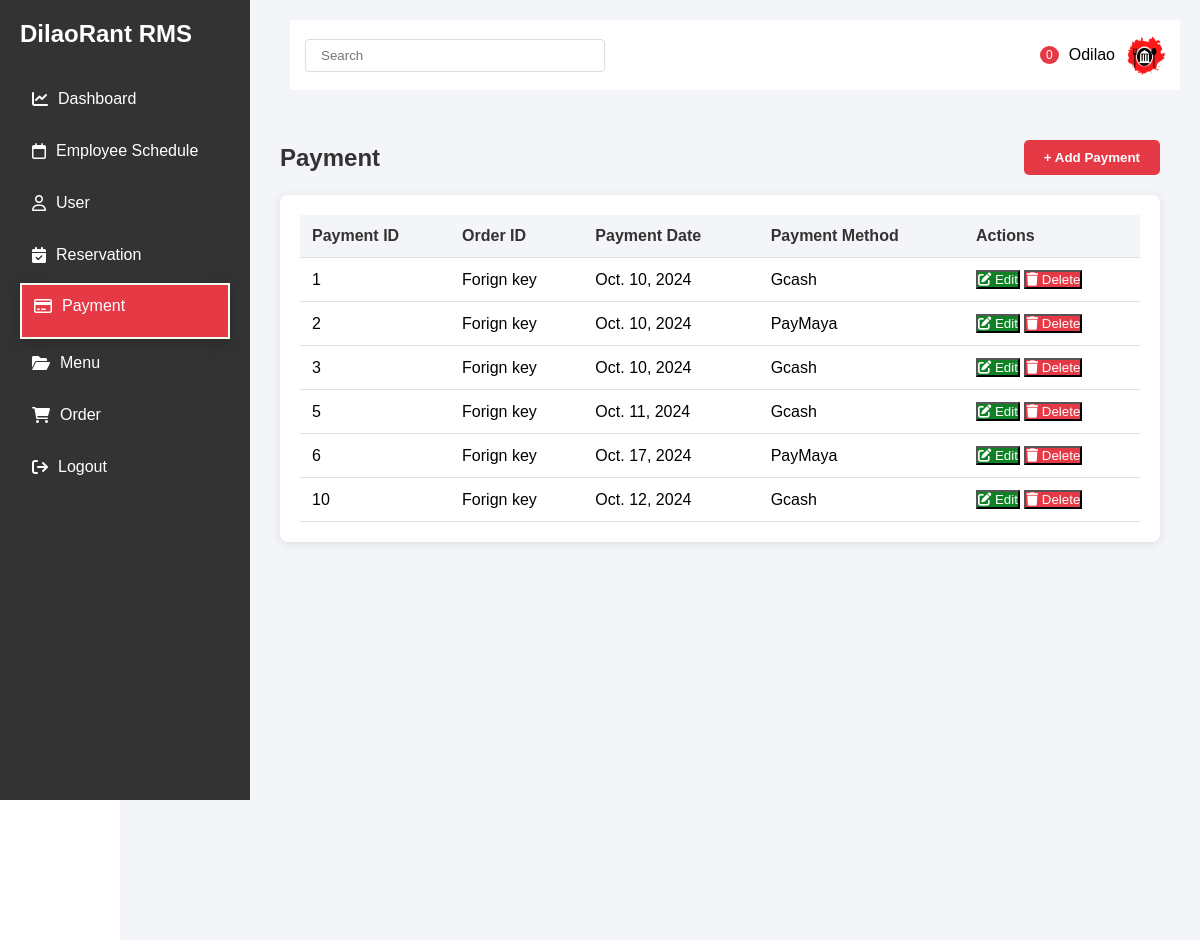
Page /dashboard/Payment/ (signed in) on the earlier database version.
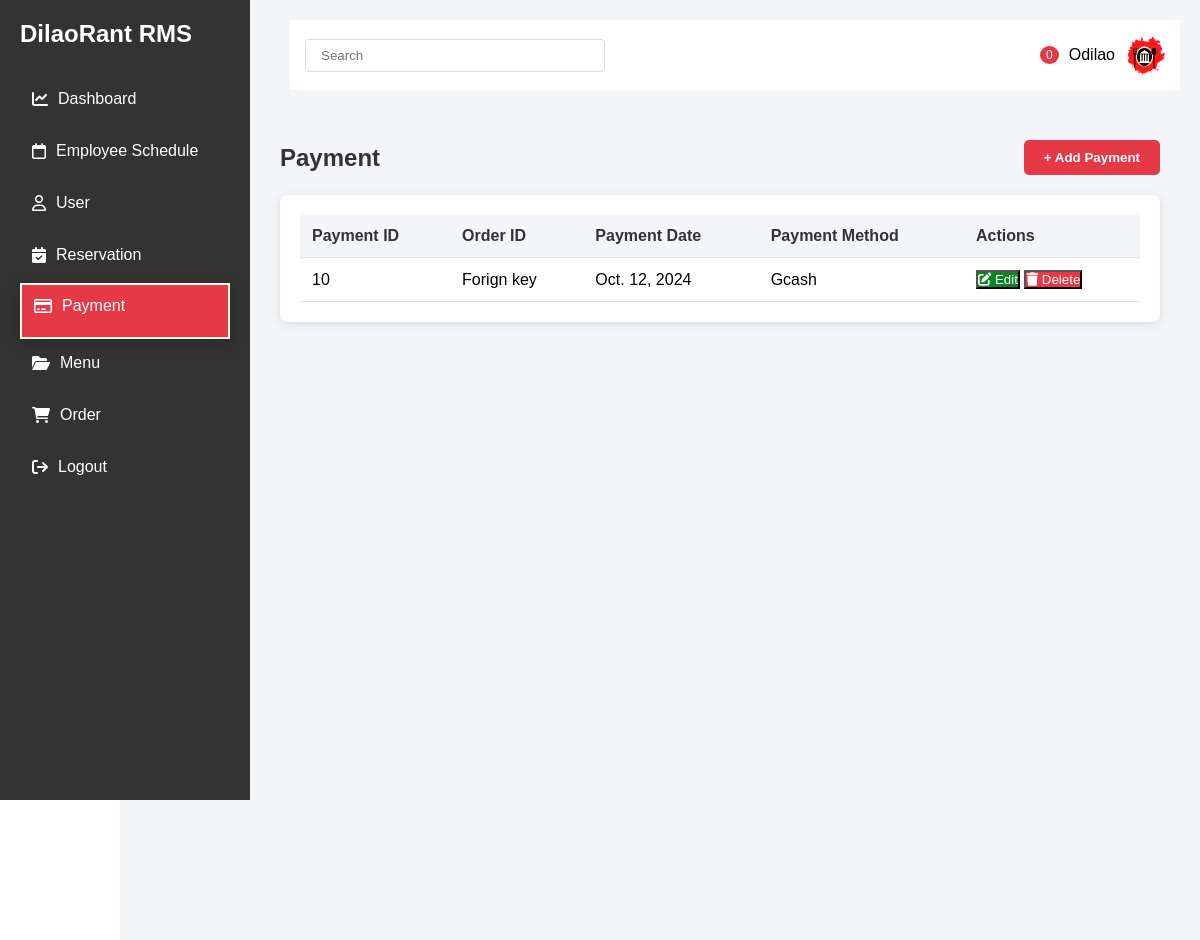
Same page on the later database version.
### Payment/models.py (models this page shows, shortened)
class Payment(models.Model):
    payment_id = models.AutoField(primary_key=True)  # Manual Payment ID input
    payment_method = models.CharField(max_length=100)
    payment_date = models.DateField()

### Payment/views.py (the view)
# urls.py: path('', views.display_Payment, name='displayPayment'),
@login_required(login_url='login')
def display_Payment(request):
    payments = Payment.objects.all()  # Fetch all payments to display
    return render(request, 'Payment/PaymentDisplay.html', {'payments': payments})

### Payment/templates/Payment/PaymentDisplay.html (shortened to what the changed rows need)
{% load static %}
<!DOCTYPE html>
<html lang="en">
<head>
    <link rel="stylesheet" href="https://cdnjs.cloudflare.com/ajax/libs/font-awesome/6.0.0/css/all.min.css">
</head>
<body>
    <div class="sidebar">
        <h2>DilaoRant RMS</h2>
    </div>
    <div class="main-content">
        <div class="main-content">
            <div class="schedule-header">
                <h2 class="schedule-title">Payment</h2>
            </div>
                <div class="schedule-container">
                <table class="schedule-table">
                    <thead>
                        <tr>
                            <th>Payment ID</th>
                            <th>Order ID</th>
                            <th>Payment Date</th>
                            <th>Payment Method</th>
                            <th>Actions</th>
                        </tr>
                    </thead>
                    <tbody>
                        {% for payment in payments %}
                    <tr>
                        <td>{{payment.payment_id}}</td>
                        <td>Forign key</td>
                        <td>{{ payment.payment_date }}</td>
                        <td>{{ payment.payment_method }}</td>
                        <td>
                            <div class="action-buttons">
                                <button
                                    class="btn btn-edit btn-tooltip"
                                    onclick="update_schedule('{{ schedule.schedule_id }}')"
                                    data-tooltip="Edit Schedule"
                                >
                                    <i class="fas fa-edit"></i>
                                    Edit
                                </button>
                                <button
                                    class="btn btn-delete btn-tooltip"
                                    onclick="delete_payment('{{ payment.payment_id}}')"
                                    data-tooltip="Delete Schedule"
                                >
                                    <i class="fas fa-trash"></i>
                                    Delete
                                </button>
                            </div>
                        </td>
                    </tr>
                        {% empty %}
                        <tr>
                            <td colspan="4" style="text-align: center;">No Payments found.</td>
                        </tr>
                        {% endfor %}
                    </tbody>
                </table>
            </div>
        </div>
    </div>
</body>
</html>

Differences in the rows shown:
removed Payment: payment_id "1", payment_date "Oct. 10, 2024", payment_method "Gcash"
removed Payment: payment_id "2", payment_date "Oct. 10, 2024", payment_method "PayMaya"
removed Payment: payment_id "3", payment_date "Oct. 10, 2024", payment_method "Gcash"
removed Payment: payment_id "5", payment_date "Oct. 11, 2024", payment_method "Gcash"
removed Payment: payment_id "6", payment_date "Oct. 17, 2024", payment_method "PayMaya"
